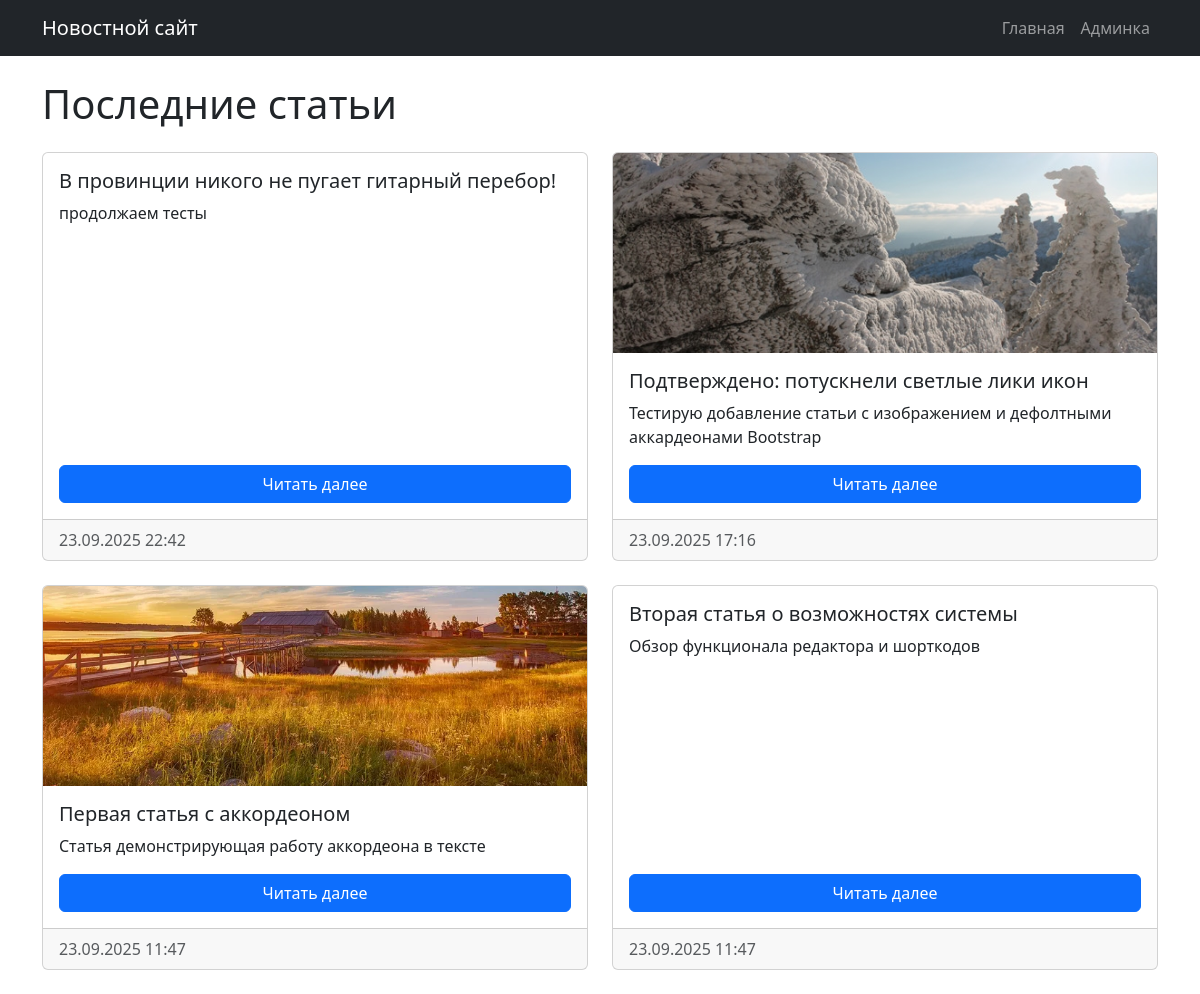
The page / on the database its author committed.
### tables this page shows
CREATE TABLE articles (
    id INTEGER PRIMARY KEY AUTOINCREMENT,
    title TEXT NOT NULL,
    content TEXT NOT NULL,
    short_description TEXT,
    created_at DATETIME DEFAULT CURRENT_TIMESTAMP,
    updated_at DATETIME DEFAULT CURRENT_TIMESTAMP
, preview_image TEXT, views INTEGER DEFAULT 0, category_id INTEGER DEFAULT NULL);

### includes/functions.php (called while the page is built, shortened)
<?php
function getAllArticles() {
    $db = new Database();
    $pdo = $db->getConnection();
    $stmt = $pdo->query("SELECT * FROM articles ORDER BY created_at DESC");
    return $stmt->fetchAll(PDO::FETCH_ASSOC);
}
function truncateText($text, $length = 150) {
    return $text;
}
?>

### index.php (the view, shortened to what this page needs)
<?php
require_once 'includes/functions.php';
$articles = getAllArticles();
?>
<?php include 'includes/header.php'; ?>
<h1 class="mb-4">Последние статьи</h1>
<div class="row">
    <?php foreach ($articles as $article): ?>
    <div class="col-md-6 mb-4">
        <div class="card h-100">
            <?php if (!empty($article['preview_image'])): ?>
            <img src="<?php echo htmlspecialchars($article['preview_image']); ?>"
                 class="card-img-top"
                 style="height: 200px; object-fit: cover;"
                 alt="<?php echo htmlspecialchars($article['title']); ?>"
                 onerror="this.style.display='none'">
            <?php endif; ?>
            <div class="card-body d-flex flex-column">
                <h5 class="card-title"><?php echo htmlspecialchars($article['title']); ?></h5>
                <p class="card-text flex-grow-1"><?php echo truncateText($article['short_description'] ?: $article['content']); ?></p>
                <a href="article.php?id=<?php echo $article['id']; ?>" class="btn btn-primary mt-auto">Читать далее</a>
            </div>
            <div class="card-footer text-muted">
                <?php echo date('d.m.Y H:i', strtotime($article['created_at'])); ?>
            </div>
        </div>
    </div>
    <?php endforeach; ?>
</div>
<?php include 'includes/footer.php'; ?>

### rows shown on the page
articles: title "В провинции никого не пугает гитарный перебор!", short_description "продолжаем тесты", created_at "23.09.2025 22:42"
articles: preview_image (picture), title "Подтверждено: потускнели светлые лики икон", short_description "Тестирую добавление статьи с изображением и дефолтными аккардеонами Bootstrap", created_at "23.09.2025 17:16"
articles: preview_image (picture), title "Первая статья с аккордеоном", short_description "Статья демонстрирующая работу аккордеона в тексте", created_at "23.09.2025 11:47"
articles: title "Вторая статья о возможностях системы", short_description "Обзор функционала редактора и шорткодов", created_at "23.09.2025 11:47"
